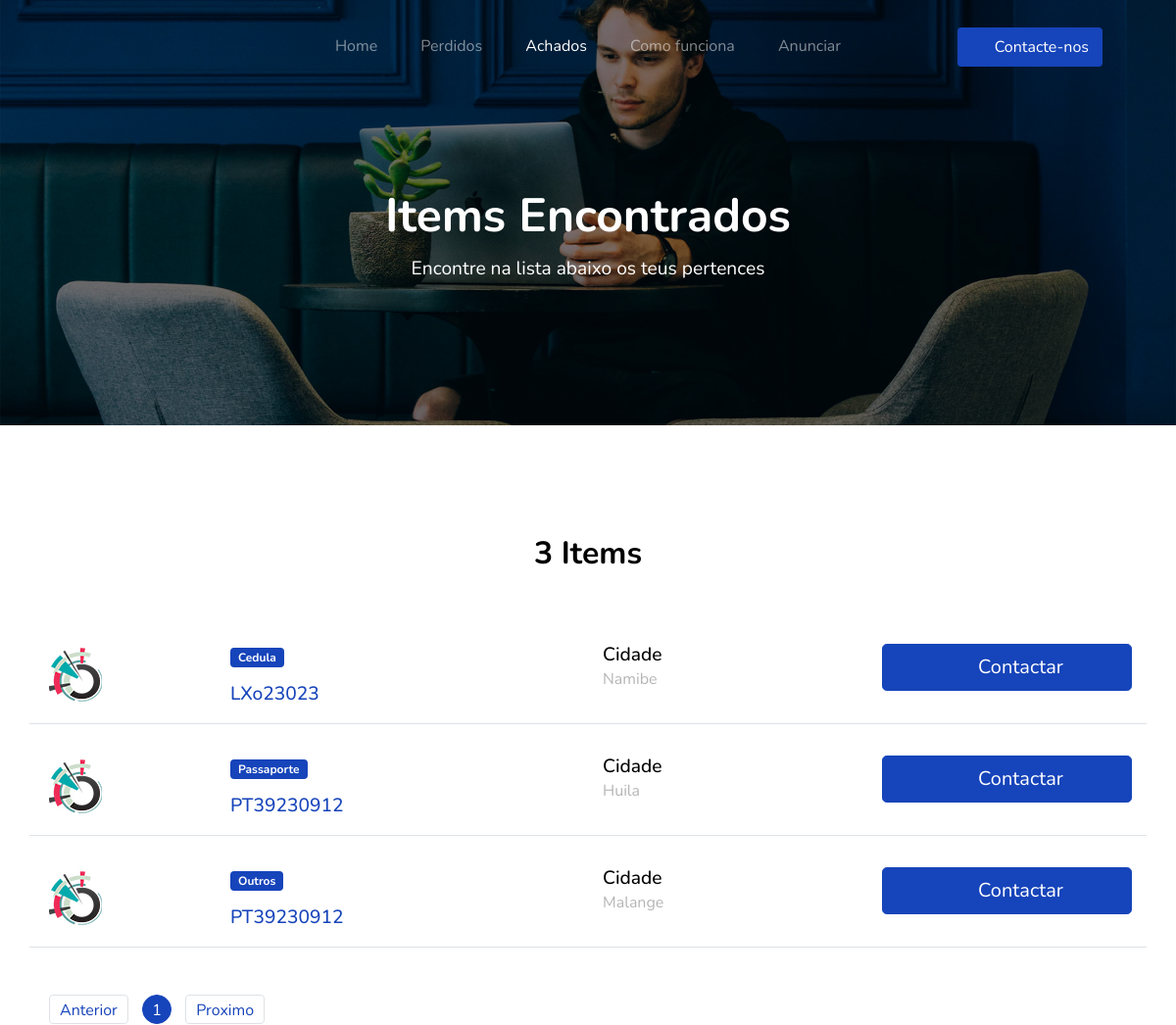
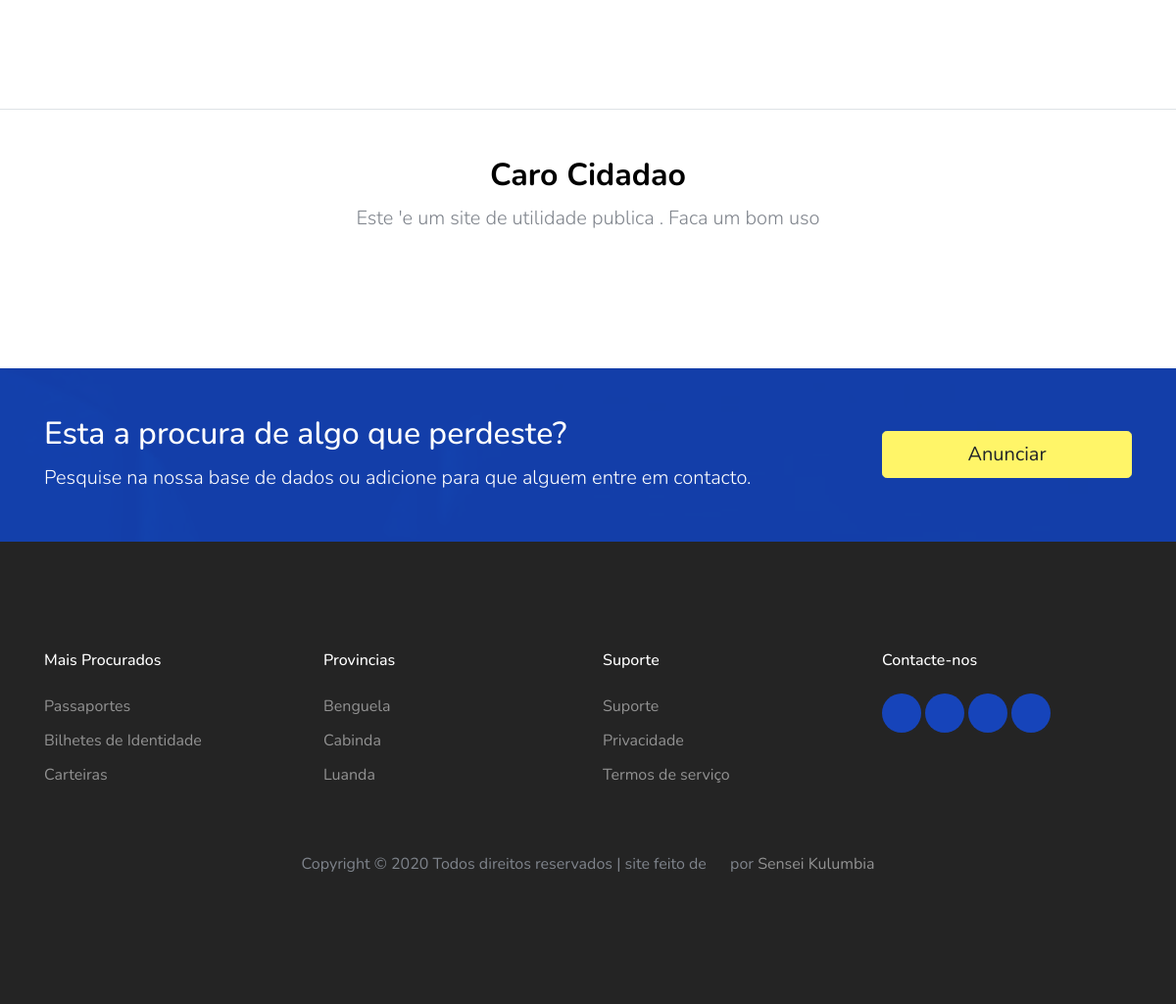
The app's page /found with its own data (2 pictures, top to bottom).
### app.py (models this page shows)
class Item(db.Model):
    __tablename__ = 'item'
    __table_args__ = {'extend_existing': True}
    id = db.Column(db.INTEGER, primary_key=True)
    fname = db.Column(db.TEXT)
    lname = db.Column(db.TEXT)
    type_item = db.Column(db.TEXT)
    reference = db.Column(db.TEXT)
    status = db.Column(db.TEXT)
    province = db.Column(db.TEXT)
    email = db.Column(db.TEXT)
    cellphone = db.Column(db.TEXT)
    note = db.Column(db.TEXT)

### app.py (the view)
@app.route('/found')
def found():
    result = Item.query.filter_by(status='Encontrado').all()
    return render_template("found.html", items_encontrados=result)

### templates/found.html (shortened to what this page needs)
<!doctype html>
<html lang="en">
<head>
    <link rel="stylesheet" href="static/css/custom-bs.css">
    <link rel="stylesheet" href="static/css/jquery.fancybox.min.css">
    <link rel="stylesheet" href="static/css/bootstrap-select.min.css">
    <link rel="stylesheet" href="static/fonts/icomoon/style.css">
    <link rel="stylesheet" href="static/fonts/line-icons/style.css">
    <link rel="stylesheet" href="static/css/owl.carousel.min.css">
    <link rel="stylesheet" href="static/css/animate.min.css">
    <link rel="stylesheet" href="static/css/style.css">
</head>
<body id="top">
<div class="site-wrap">
    <header class="site-navbar mt-3">
        <div class="container-fluid">
            <div class="row align-items-center">
                <nav class="mx-auto site-navigation">
                    <ul class="site-menu js-clone-nav d-none d-xl-block ml-0 pl-0">
                        <li><a href="{{ url_for('home') }}">Home</a></li>
                        <li><a href="{{ url_for('lost') }}">Perdidos</a></li>
                        <li><a href="{{ url_for('found') }}" class="nav-link active">Achados</a></li>
                        <li><a href="{{ url_for('about') }}">Como funciona</a></li>
                        <li><a href="{{ url_for('add') }}">Anunciar</a></li>
                    </ul>
                </nav>
                <div class="right-cta-menu text-right d-flex aligin-items-center col-6">
                    <div class="ml-auto">
                        <a href="{{ url_for('contact') }}" class="btn btn-primary border-width-2 d-none d-lg-inline-block"><span
                                class="mr-2 icon-paper-plane"></span>Contacte-nos</a>
                    </div>
                </div>
            </div>
        </div>
    </header>
    <section class="home-section section-hero inner-page overlay bg-image"
             style="background-image: url('/static/images/hero_1.jpg');"
             id="home-section">
        <div class="container">
            <div class="row align-items-center justify-content-center">
                <div class="col-md-12">
                    <div class="mb-5 text-center">
                        <h1 class="text-white font-weight-bold">Items Encontrados</h1>
                        <p class="text-white">Encontre na lista abaixo os teus pertences</p>
                    </div>
                </div>
            </div>
        </div>
    </section>
    <section class="site-section">
        <div class="container">
            <div class="row mb-5 justify-content-center">
                <div class="col-md-7 text-center">
                    <h2 class="section-title mb-2">{{ items_encontrados|count }} Items </h2>
                </div>
            </div>
            <div class="mb-5">
                {% for item in items_encontrados %}
                    <div class="row align-items-start job-item border-bottom pb-3 mb-3 pt-3">
                        <div class="col-md-2">
                            <a href="lost.html"><img src="static/images/featured-listing-1.jpg" alt="Image"
                                                     class="img-fluid"></a>
                        </div>
                        <div class="col-md-4">
                            <span class="badge badge-primary px-2 py-1 mb-3">{{ item.type_item }}</span>
                            <h2><a href="#">{{ item.reference }}</a></h2>
                        </div>
                        <div class="col-md-3 text-left">
                            <h3>Cidade</h3>
                            <span class="meta">{{ item.province }}</span>
                        </div>
                        <div class="col-md-3 text-md-right">
                            <form method="POST" action=contactown>
                                <button type="submit" name="email_to" value="{{ item.email }}"
                                        class="btn btn-primary btn-lg btn-block text-white"><span
                                        class="icon-contact_mail icon mr-2"></span>Contactar
                                </button>
                            </form>
                        </div>
                    </div>
                {% endfor %}
            </div>
            <div class="row pagination-wrap">
                <div class="col-md-6 text-center text-md-left">
                    <div class="custom-pagination ml-auto">
                        <a href="#" class="prev">Anterior</a>
                        <div class="d-inline-block">
                            <a href="#" class="active">1</a>
                        </div>
                        <a href="#" class="next">Proximo</a>
                    </div>
                </div>
            </div>
        </div>
    </section>
    <section class="site-section py-4 mb-5 border-top">
        <div class="container">
            <div class="row align-items-center">
                <div class="col-12 text-center mt-4 mb-5">
                    <div class="row justify-content-center">
                        <div class="col-md-7">
                            <h2 class="section-title mb-2">Caro Cidadao</h2>
                            <p class="lead">Este 'e  um site de utilidade publica . Faca um bom uso</p>
                        </div>
                    </div>
                </div>
            </div>
        </div>
    </section>
    <section class="py-5 bg-image overlay-primary fixed overlay"
             style="background-image: url('/static/images/hero_1.jpg');">
        <div class="container">
            <div class="row align-items-center">
                <div class="col-md-8">
                    <h2 class="text-white">Esta a procura de algo que perdeste?</h2>
                    <p class="mb-0 text-white lead">Pesquise na nossa base de dados ou adicione para que alguem entre em
                        contacto.
                    </p>
                </div>
                <div class="col-md-3 ml-auto">
                    <a href="#" class="btn btn-warning btn-block btn-lg">Anunciar</a>
                </div>
            </div>
        </div>
    </section>
    <footer class="site-footer">
        <div class="container">
            <div class="row mb-5">
                <div class="col-6 col-md-3 mb-4 mb-md-0">
                    <h3>Mais Procurados</h3>
                    <ul class="list-unstyled">
                        <li><a href="#">Passaportes</a></li>
                        <li><a href="#">Bilhetes de Identidade</a></li>
                        <li><a href="#">Carteiras</a></li>
                    </ul>
                </div>
                <div class="col-6 col-md-3 mb-4 mb-md-0">
                    <h3>Provincias</h3>
                    <ul class="list-unstyled">
                        <li><a href="#">Benguela</a></li>
                        <li><a href="#">Cabinda</a></li>
                        <li><a href="#">Luanda</a></li>
                    </ul>
                </div>
                <div class="col-6 col-md-3 mb-4 mb-md-0">
                    <h3>Suporte</h3>
                    <ul class="list-unstyled">
                        <li><a href="#">Suporte</a></li>
                        <li><a href="#">Privacidade</a></li>
                        <li><a href="#">Termos de serviço</a></li>
                    </ul>
                </div>
                <div class="col-6 col-md-3 mb-4 mb-md-0">
                    <h3>Contacte-nos</h3>
                    <div class="footer-social">
                        <a href="#"><span class="icon-facebook"></span></a>
                        <a href="#"><span class="icon-twitter"></span></a>
                        <a href="#"><span class="icon-instagram"></span></a>
                        <a href="#"><span class="icon-linkedin"></span></a>
                    </div>
                </div>
            </div>
            <div class="row text-center">
                <div class="col-12">
                    <p>
                        Copyright &copy;
                        Todos direitos reservados | site feito de <i
                            class="icon-heart-o" aria-hidden="true"></i> por <a href="https://github.com/kawakuticode"
                                                                                target="_blank">Sensei Kulumbia</a>
                    </p>
                </div>
            </div>
        </div>
    </footer>
</div>
</body>
</html>

### records on screen
Item: type_item "Cedula", reference "LXo23023", province "Namibe"
Item: type_item "Passaporte", reference "PT39230912", province "Huila"
Item: type_item "Outros", reference "PT39230912", province "Malange"

### other values on screen
{{ items_encontrados|count }} "3"
